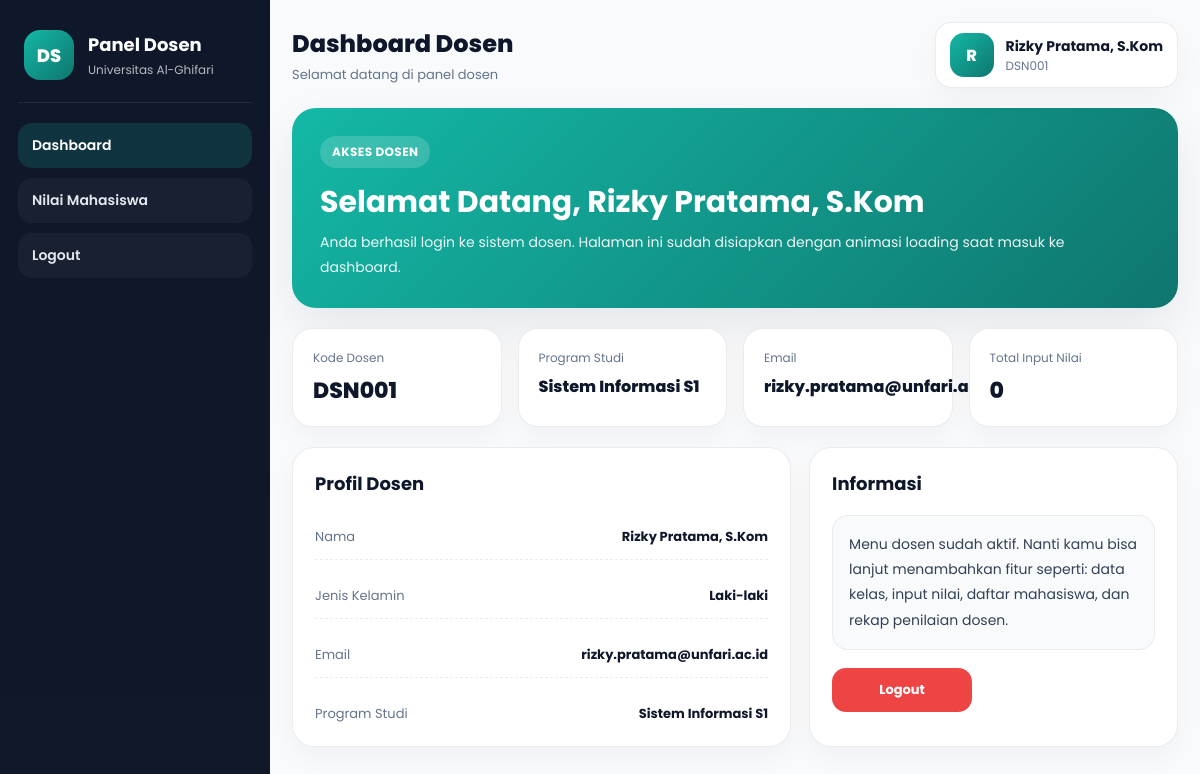
The page /dosen/dashboard.php?login=1 (signed in) on the database its author committed.
### tables this page shows
CREATE TABLE `dosen` (
  `id_dosen` int NOT NULL,
  `kode_dosen` varchar(30) NOT NULL,
  `nama_dosen` varchar(150) NOT NULL,
  `jenis_kelamin` enum('Laki-laki','Perempuan') NOT NULL,
  `email` varchar(120) NOT NULL,
  `program_studi` varchar(100) NOT NULL,
  `id_user` int DEFAULT NULL,
  `dibuat_pada` timestamp NULL DEFAULT CURRENT_TIMESTAMP,
  `diubah_pada` timestamp NULL DEFAULT NULL ON UPDATE CURRENT_TIMESTAMP
);

### dosen/dashboard.php (the view, shortened to what this page needs)
<?php
require_once __DIR__ . "/layout.php";
$idUser   = (int)($_SESSION['id_user'] ?? 0);
$username = $_SESSION['username'] ?? '';
$namaUser = $_SESSION['nama_lengkap'] ?? 'Dosen';
$dosen = [
  'id_dosen'       => 0,
  'kode_dosen'     => $username,
  'nama_dosen'     => $namaUser,
  'jenis_kelamin'  => '-',
  'email'          => '-',
  'program_studi'  => '-',
];
if ($idUser > 0) {
  $sql = "SELECT id_dosen, kode_dosen, nama_dosen, jenis_kelamin, email, program_studi
          FROM dosen
          WHERE id_user = ?
          LIMIT 1";
  $stmt = $conn->prepare($sql);
  if ($stmt) {
    $stmt->bind_param("i", $idUser);
    $stmt->execute();
    $res = $stmt->get_result();
    if ($res && ($row = $res->fetch_assoc())) {
      $dosen = [
        'id_dosen'       => (int)($row['id_dosen'] ?? 0),
        'kode_dosen'     => $row['kode_dosen'] ?? $username,
        'nama_dosen'     => $row['nama_dosen'] ?? $namaUser,
        'jenis_kelamin'  => $row['jenis_kelamin'] ?? '-',
        'email'          => $row['email'] ?? '-',
        'program_studi'  => $row['program_studi'] ?? '-',
      ];
    }
  }
}
$totalNilaiInput = 0;
if ($dosen['id_dosen'] > 0) {
  $st = $conn->prepare("SELECT COUNT(*) AS total FROM nilai_mahasiswa WHERE id_dosen = ?");
  if ($st) {
    $st->bind_param("i", $dosen['id_dosen']);
    $st->execute();
    $rs = $st->get_result();
    if ($rs && ($rw = $rs->fetch_assoc())) {
      $totalNilaiInput = (int)($rw['total'] ?? 0);
    }
  }
}
renderDosenLayoutStart([
  'title'       => 'Dosen - Dashboard',
  'page_title'  => 'Dashboard Dosen',
  'page_sub'    => 'Selamat datang di panel dosen',
  'nama_tampil' => $dosen['nama_dosen'],
  'username'    => $dosen['kode_dosen'],
  'assetsBase'  => '..',
]);
?>
<div class="welcome-card">
  <div class="welcome-badge">AKSES DOSEN</div>
  <h1 class="welcome-title">Selamat Datang, <?= e($dosen['nama_dosen']) ?></h1>
  <p class="welcome-text">
    Anda berhasil login ke sistem dosen. Halaman ini sudah disiapkan
    dengan animasi loading saat masuk ke dashboard.
  </p>
</div>
<div class="stats-grid">
  <div class="stat-card">
    <div class="stat-label">Kode Dosen</div>
    <div class="stat-value"><?= e($dosen['kode_dosen']) ?></div>
  </div>
  <div class="stat-card">
    <div class="stat-label">Program Studi</div>
    <div class="stat-value stat-long"><?= e($dosen['program_studi']) ?></div>
  </div>
  <div class="stat-card">
    <div class="stat-label">Email</div>
    <div class="stat-value stat-long"><?= e($dosen['email']) ?></div>
  </div>
  <div class="stat-card">
    <div class="stat-label">Total Input Nilai</div>
    <div class="stat-value"><?= e($totalNilaiInput) ?></div>
  </div>
</div>
<div class="panel-grid">
  <div class="panel-card">
    <div class="panel-title">Profil Dosen</div>
    <div class="panel-list">
      <div class="panel-row">
        <span>Nama</span>
        <strong><?= e($dosen['nama_dosen']) ?></strong>
      </div>
      <div class="panel-row">
        <span>Jenis Kelamin</span>
        <strong><?= e($dosen['jenis_kelamin']) ?></strong>
      </div>
      <div class="panel-row">
        <span>Email</span>
        <strong><?= e($dosen['email']) ?></strong>
      </div>
      <div class="panel-row">
        <span>Program Studi</span>
        <strong><?= e($dosen['program_studi']) ?></strong>
      </div>
    </div>
  </div>
  <div class="panel-card">
    <div class="panel-title">Informasi</div>
    <div class="info-box">
      Menu dosen sudah aktif. Nanti kamu bisa lanjut menambahkan fitur seperti:
      data kelas, input nilai, daftar mahasiswa, dan rekap penilaian dosen.
    </div>
    <div class="action-row">
      <a href="logout.php" class="btn-action btn-danger">Logout</a>
    </div>
  </div>
</div>
<?php
renderDosenLayoutEnd([
  'assetsBase' => '..'
]);

### dosen/layout.php (shortened to what this page needs)
<?php
if (!function_exists('e')) {
  function e($str) {
    return htmlspecialchars((string)$str, ENT_QUOTES, 'UTF-8');
  }
}
function renderDosenLayoutStart(array $opts = [])
{
    $pageTitle   = $opts['page_title'] ?? 'Dashboard';
    $pageSub     = $opts['page_sub'] ?? 'Panel dosen';
    $namaTampil  = $opts['nama_tampil'] ?? ($_SESSION['nama_lengkap'] ?? 'Dosen');
    $username    = $opts['username'] ?? ($_SESSION['username'] ?? '-');
    $assetsBase  = $opts['assetsBase'] ?? '..';
  ?>
  <!doctype html>
  <html lang="id">
  <head>
    <link rel="stylesheet" href="<?= e($assetsBase) ?>/css/css_dosen/dashboard.css?v=1">
  </head>
  <body>
    <div class="dosen-shell" id="dosenApp">
      <aside class="dosen-sidebar">
        <div class="brand-box">
          <div class="brand-logo">DS</div>
          <div>
            <div class="brand-title">Panel Dosen</div>
            <div class="brand-sub">Universitas Al-Ghifari</div>
          </div>
        </div>
        <nav class="dosen-menu">
        <a href="dashboard.php" class="menu-link <?= (($opts['menu'] ?? 'dashboard') === 'dashboard') ? 'active' : '' ?>">Dashboard</a>
        <a href="nilai.php" class="menu-link <?= (($opts['menu'] ?? '') === 'nilai') ? 'active' : '' ?>">Nilai Mahasiswa</a>
        <a href="logout.php" class="menu-link danger">Logout</a>
        </nav>
      </aside>
      <main class="dosen-main">
        <header class="dosen-topbar">
          <div>
            <div class="page-title"><?= e($pageTitle) ?></div>
            <div class="page-sub"><?= e($pageSub) ?></div>
          </div>
          <div class="user-chip">
            <div class="user-avatar"><?= e(strtoupper(substr($namaTampil, 0, 1))) ?></div>
            <div>
              <div class="user-name"><?= e($namaTampil) ?></div>
              <div class="user-id"><?= e($username) ?></div>
            </div>
          </div>
        </header>
        <section class="dosen-content">
  <?php
}
function renderDosenLayoutEnd(array $opts = [])
{
  ?>
        </section>
      </main>
    </div>
  </body>
  </html>
  <?php
}

### css/css_dosen/dashboard.css (style rules this page uses)
:root { --bg: #f8fafc; --card: #ffffff; --text: #0f172a; --muted: #64748b; --line: rgba(15,23,42,.08); --shadow: 0 20px 50px rgba(15,23,42,.08); --teal: #14b8a6; --teal-dark: #0f766e; --danger: #ef4444; --danger-dark: #dc2626; }
* { box-sizing:border-box; }
html, body { margin:0; padding:0; font-family:'Poppins',sans-serif; background:var(--bg); color:var(--text); }
.dosen-shell { display:flex; min-height:100vh; }
.dosen-sidebar { width:270px; background:linear-gradient(180deg, #0f172a 0%, #111827 100%); color:#fff; padding:24px 18px; position:sticky; top:0; height:100vh; }
.brand-box { display:flex; align-items:center; gap:14px; padding:6px 6px 22px; border-bottom:1px solid rgba(255,255,255,.08); margin-bottom:20px; }
.brand-logo { width:50px; height:50px; border-radius:16px; background:linear-gradient(135deg, #14b8a6, #0f766e); display:flex; align-items:center; justify-content:center; font-weight:800; font-size:18px; color:#fff; }
.brand-title { font-size:18px; font-weight:700; }
.brand-sub { font-size:12px; color:rgba(255,255,255,.7); margin-top:3px; }
.dosen-menu { display:flex; flex-direction:column; gap:10px; }
.menu-link { text-decoration:none; color:#e2e8f0; font-size:14px; font-weight:600; padding:12px 14px; border-radius:14px; transition:.18s ease; background:rgba(255,255,255,.04); }
.menu-link:hover, .menu-link.active { background:rgba(20,184,166,.18); color:#fff; }
.dosen-main { flex:1; min-width:0; padding:22px; }
.dosen-topbar { display:flex; align-items:center; justify-content:space-between; gap:16px; margin-bottom:20px; }
.page-title { font-size:24px; font-weight:800; color:var(--text); }
.page-sub { margin-top:4px; font-size:13px; color:var(--muted); }
.user-chip { display:flex; align-items:center; gap:12px; background:#fff; border:1px solid var(--line); border-radius:16px; padding:10px 14px; box-shadow:0 10px 30px rgba(15,23,42,.04); }
.user-avatar { width:44px; height:44px; border-radius:14px; background:linear-gradient(135deg, #14b8a6, #0f766e); color:#fff; display:flex; align-items:center; justify-content:center; font-weight:800; }
.user-name { font-size:14px; font-weight:700; }
.user-id { font-size:12px; color:var(--muted); }
.dosen-content { display:block; }
.welcome-card { background:linear-gradient(135deg, #14b8a6 0%, #0f766e 100%); color:#fff; border-radius:24px; padding:28px; box-shadow:var(--shadow); }
.welcome-badge { display:inline-flex; align-items:center; justify-content:center; min-height:32px; padding:0 12px; border-radius:999px; background:rgba(255,255,255,.16); font-size:12px; font-weight:700; letter-spacing:.4px; }
.welcome-title { margin:16px 0 10px; font-size:30px; line-height:1.2; }
.welcome-text { margin:0; max-width:760px; font-size:14px; line-height:1.8; color:rgba(255,255,255,.92); }
.stats-grid { display:grid; grid-template-columns:repeat(4, minmax(0, 1fr)); gap:16px; margin-top:20px; }
.stat-card { background:#fff; border:1px solid var(--line); border-radius:20px; padding:20px; box-shadow:0 10px 26px rgba(15,23,42,.04); }
.stat-label { font-size:12px; color:var(--muted); margin-bottom:10px; }
.stat-value { font-size:22px; font-weight:800; color:var(--text); line-height:1.3; }
.stat-value.stat-long { font-size:16px; }
.panel-grid { display:grid; grid-template-columns:1.15fr .85fr; gap:18px; margin-top:20px; }
.panel-card { background:#fff; border:1px solid var(--line); border-radius:22px; padding:22px; box-shadow:0 10px 26px rgba(15,23,42,.04); }
.panel-title { font-size:18px; font-weight:700; margin-bottom:18px; }
.panel-list { display:flex; flex-direction:column; gap:14px; }
.panel-row { display:flex; align-items:flex-start; justify-content:space-between; gap:16px; padding:12px 0; border-bottom:1px dashed rgba(15,23,42,.08); }
.panel-row:last-child { border-bottom:none; padding-bottom:0; }
.panel-row span { color:var(--muted); font-size:13px; }
.panel-row strong { color:var(--text); font-size:13px; text-align:right; }
.info-box { font-size:14px; color:#334155; line-height:1.8; background:#f8fafc; border:1px solid rgba(15,23,42,.06); border-radius:16px; padding:16px; }
.action-row { margin-top:18px; display:flex; gap:12px; flex-wrap:wrap; }
.btn-action { text-decoration:none; min-width:140px; min-height:44px; padding:11px 16px; border-radius:14px; font-size:13px; font-weight:700; display:inline-flex; align-items:center; justify-content:center; transition:.18s ease; border:1px solid transparent; }
.btn-danger { background:var(--danger); color:#fff; }

### rows shown on the page
dosen: nama_dosen "R", nama_dosen "Rizky Pratama, S.Kom", kode_dosen "DSN001", program_studi "Sistem Informasi S1", email "rizky.pratama@unfari.ac.id", jenis_kelamin "Laki-laki"

### other values the page prints
$pageTitle "Dashboard Dosen"
$pageSub "Selamat datang di panel dosen"
$totalNilaiInput "0"
